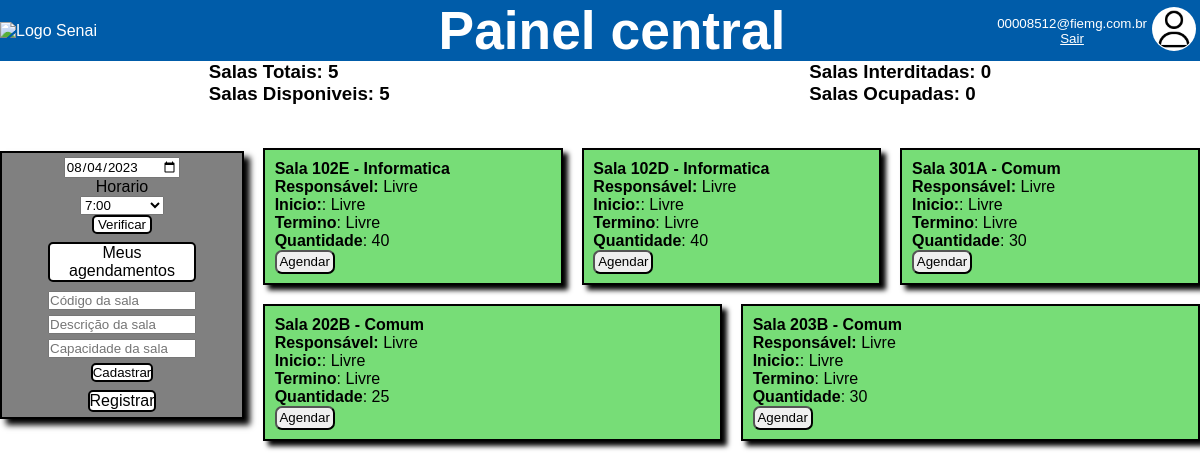
The app's page /html/home.php (signed in), older data.
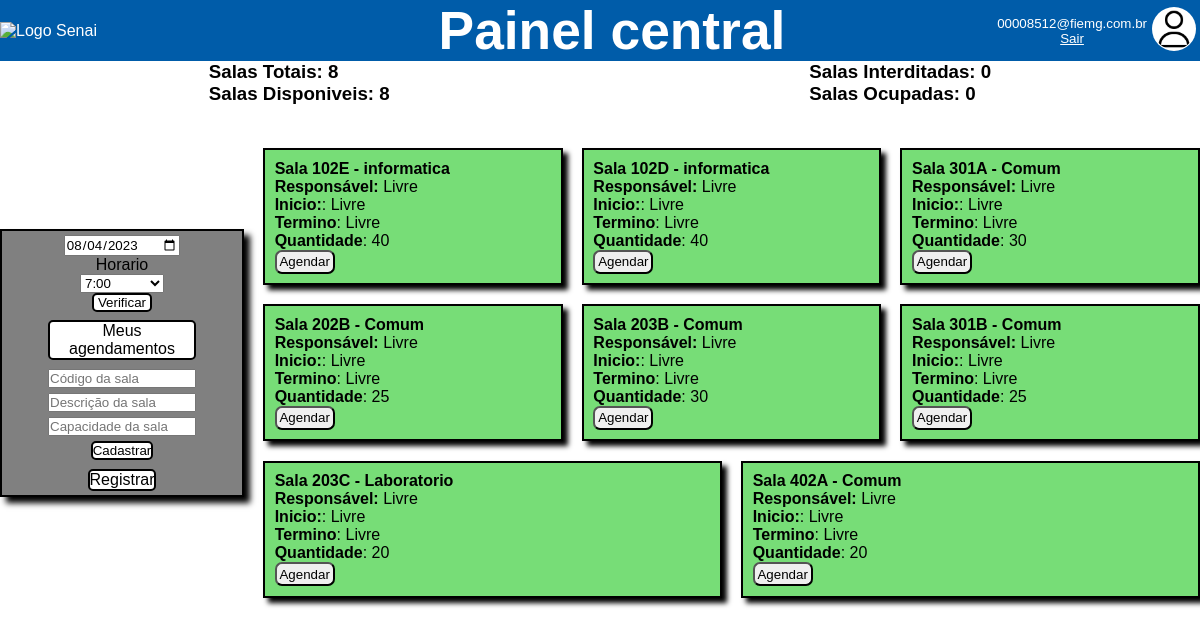
The same page, newer data.
### tables this page shows
CREATE TABLE IF NOT EXISTS `salas` (
  `id` int NOT NULL AUTO_INCREMENT,
  `codigo` varchar(10) NOT NULL,
  `descricao` text NOT NULL,
  `capacidade` int NOT NULL,
  PRIMARY KEY (`id`),
  UNIQUE KEY `codigo` (`codigo`)
);

### html/home.php (the view, shortened to what this page needs)
<?php
include "../php/conectar_banco_de_dados.php"
?>
<!DOCTYPE html>
<html lang="pt-br">
    <head>
        <link rel="stylesheet" href="../css/home.css">
    </head>
    <body>
        <header>
            <img src="../img/senai.png" alt="Logo Senai" class="senai_logo">
            <h1 class="titulo">Painel central</h1>
            <div class="perfil">
                <div><img src="../img/imagem_funcionario.png" alt="imagem_funcionario" class="img_perfil"></div>
                <div class="div_sair">
                    <?php
                       echo "<p class='registro'>".$_SESSION['email_funcionario']."</p>";
                    ?>
                    <a href="../php/logout_login.php">Sair</a>
                </div>
            </div>
        </header>
                <div class="salas_status">
                    <div class="salas_status_coluna">
                        <h3 class=" salas_totais" id="salas_totais"></h3>
                        <h3 class=" sala_disponiveis" id="salas_disponiveis"></h3>
                    </div>
                    <div class="salas_status_coluna">
                    <h3 class=" sala_interditadas" id="salas_interditadas"></h3>
                    <h3 class=" sala_ocupadas" id="salas_ocupadas"></h3>
                    </div>
                </div>
        <main>
            <aside>
                    <ul class="ul_data">
                        <form action="../php/verificar_sala_disponivel.php" method="post" class="verificador_sala">
                            <li><input type="date" id="data" class="tamanho_fixo"name="data"></li>
                            <label for="horario">Horario</label>
                                <select name="horario" class="tamanho_fixo">
                                    <option value="7:00">7:00</option>
                                </select>
                               <input type="submit" value="Verificar" class="verificar_sala_btn tamanho_fixo">
                        </form>
                    </ul>
                    <a class="encaminhar_usuario_btn tamanho_fixo" href="../html/usuario_interface.php">Meus agendamentos</a>
                    <?php
                        $verificar = $_SESSION['email_funcionario'];
                        $nivel = mysqli_query($ConexaoSQL, "SELECT nivel FROM funcionarios WHERE email = '$verificar'");
                        $nivel = mysqli_fetch_assoc($nivel);
                        $nivel = $nivel['nivel'];
                        if($nivel == 1) {
                                echo
                                    '<form action="../php/registrar_sala.php" method="post" class="registrar_sala">'.
                                    '<input type="text" name="codigo_sala" id="texto_codigo_sala" placeholder="Código da sala" min="3" class="tamanho_fixo">'.
                                    '<input type="text" name="descricao_sala" id="texto_descricao_sala" placeholder="Descrição da sala" class="tamanho_fixo">'.
                                    '<input type="number" name="quantidade_sala" id="numero_quantidade_sala" placeholder="Capacidade da sala" min=1 class="tamanho_fixo">'.
                                    '<input type="submit" value="Cadastrar" id="cadastrar_sala_btn" class="tamanho_fixo">'.
                                    '</form>';
                        }
                        if($nivel == 1) {
                            echo
                            '<a href="../html/registro.php" class="registro_funcionario_btn tamanho_fixo">Registrar</a>';
                        }
                        ?>
                </aside>
            <div class="salas">
                <?php
                    $quantidade_salas = mysqli_query($ConexaoSQL, "SELECT * from salas");
                    $quantidade_salas = mysqli_num_rows($quantidade_salas);
                    for ($i=1; $i <= $quantidade_salas; $i++) {
                        $codigo = mysqli_query($ConexaoSQL, "SELECT codigo FROM salas WHERE id = '$i'");
                        $codigo = mysqli_fetch_array($codigo);
                        $codigo = $codigo['codigo'];
                        $descricao = mysqli_query($ConexaoSQL, "SELECT descricao FROM salas WHERE id = '$i'");
                        $descricao = mysqli_fetch_array($descricao);
                        $descricao = $descricao['descricao'];
                        $capacidade = mysqli_query($ConexaoSQL, "SELECT capacidade FROM salas WHERE id = '$i'");
                        $capacidade = mysqli_fetch_array($capacidade);
                        $capacidade = $capacidade['capacidade'];
                        if(isset($_SESSION['horario'])) {
                            $horario = $_SESSION['horario'];
                        } else {
                            $horario = 1;
                        }
                        if(isset($_SESSION['data'])) {
                            $data = $_SESSION['data'];
                        } else {
                            $data = date('y-m-d');
                        }
                        $salas_disponiveis = mysqli_query($ConexaoSQL, "SELECT * FROM agendamentos WHERE id_horario = '$horario' and inicio = '$data' and id_sala = '$i'");
                        $horario_incio = mysqli_query($ConexaoSQL, "SELECT horario.inicio FROM agendamentos inner join horario on agendamentos.id_horario = horario.id WHERE id_horario = '$horario' and agendamentos.inicio = '$data' and id_sala = '$i'");
                        $horario_incio_assoc = mysqli_fetch_array($horario_incio);
                        @$horario_inico_result = $horario_incio_assoc['inicio'];
                        $horario_termino = mysqli_query($ConexaoSQL, "SELECT horario.fim FROM agendamentos inner join horario on agendamentos.id_horario = horario.id WHERE id_horario = '$horario' and agendamentos.inicio = '$data' and id_sala = '$i'");
                        $horario_termino_assoc = mysqli_fetch_array($horario_termino);
                        @$horario_termino_result = $horario_termino_assoc['fim'];
                        $professor = mysqli_query($ConexaoSQL, "SELECT * FROM agendamentos inner join funcionarios on agendamentos.id_funcionarios = funcionarios.id WHERE id_horario = '$horario' and agendamentos.inicio = '$data' and id_sala = '$i'");
                        $professor_assoc = mysqli_fetch_array($professor);
                        @$professor_result = $professor_assoc['nome'];
                        if($salas_disponiveis = mysqli_num_rows($salas_disponiveis) > 0) {
                            echo
                                "<div class='salas salas_fechado'>".
                                    "<form /action='../php/agendar_sala_tratamento.php' class='agendamentos' method='post'>".
                                        "<h4 class='tag'>Sala ".$codigo." - ".$descricao."</h4>".
                                        "<p class='tag'><strong>Responsável:</strong> ".$professor_result."</p>".
                                        "<p class='tag'><strong>Inicio:</strong> ".$horario_inico_result."</p>".
                                        "<p class='tag'><strong>Termino</strong> ".$horario_termino_result."</p>".
                                        "<p class='tag'><strong>Quantidade</strong>: ".$capacidade."</p>".
                                        "<input type='hidden' name='codigo_sala' value='$codigo'>".
                                        "<input type='hidden' name='descricao_sala' value='$descricao'>".
                                        "<input type='submit' value='Agendar' class='botao'>".
                                    "</form>".
                                "</div>";
                        } else {
                            echo
                                "<div class='salas salas_disponivel'>".
                                    "<form action='../php/agendar_sala_tratamento.php' class='agendamentos' method='post'>".
                                        "<h4 class='tag'>Sala ".$codigo." - ".$descricao."</h4>".
                                        "<p class='tag'><strong>Responsável:</strong> Livre </p>".
                                        "<p class='tag'><strong>Inicio:</strong>: Livre</p>".
                                        "<p class='tag'><strong>Termino</strong>: Livre</p>".
                                        "<p class='tag'><strong>Quantidade</strong>: ".$capacidade."</p>".
                                        "<input type='hidden' name='codigo_sala' value='$codigo'>".
                                        "<input type='hidden' name='descricao_sala' value='$descricao'>".
                                        "<input type='submit' value='Agendar' class='botao'>".
                                    "</form>".
                                "</div>";
                        }
                    }
                ?>
            </div>
        </main>
    </body>
</html>

### css/home.css (style rules this page uses)
* { margin: 0; padding: 0; font-family: Arial, Helvetica, sans-serif; }
ul { list-style: none; }
header { display: flex; align-items: center; justify-content: space-between; background-color: #005ca9; min-width: 100svw; max-width: fit-content; color: white; }
.titulo { font-size: 40pt; }
.perfil { display: flex; flex-direction: row-reverse; gap: 5px; align-items: center; font-size: 10pt; margin-right: .5svw; }
a { color: white; }
.div_sair { text-align: center; }
.img_perfil { width: 3.5svw; padding: 3%; height: auto; border-radius: 100%; background-color: rgb(255, 255, 255); }
.senai_logo { width: 14svw; height: auto; }
main { display: flex; margin: 2% 0 0 0; }
aside { display: flex; flex-direction: column; margin: auto; align-self: center; justify-content: center; align-items: center; max-width: fit-content; min-width: 14svw; height: fit-content; background-color: grey; border: 2px solid black; box-shadow: 6px 6px 6px black; gap: 8px; }
.verificador_sala { display: flex; padding-top: 3%; flex-direction: column; justify-content: center; align-items: center; max-width: fit-content; min-width: 1svw; }
.tamanho_fixo { max-width: fit-content; min-width: 7svw; height: fit-content; }
.registrar_sala { display: flex; flex-direction: column; flex-wrap: wrap; justify-content: center; align-items: center; width: fit-content; gap: 5px; padding: .3%; }
.registro_funcionario_btn, .encaminhar_usuario_btn, .verificar_sala_btn, #cadastrar_sala_btn { color: black; background-color: white; text-decoration: none; border-radius: 5px; max-width: fit-content; min-width: 5svw; text-align: center; border: 2px solid black; }
.registro_funcionario_btn { margin-bottom: 2%; }
.salas_status { display: flex; flex-direction: row; justify-content: space-around; flex-wrap: wrap; gap: 2px; max-width: fit-content; min-width: 100svw; }
.salas_status_coluna { display: flex; flex-direction: row; justify-content: center; gap: 300px; }
.salas { display: flex; flex-wrap: wrap; justify-content: start; width: 80svw; margin: auto; }
.salas > div { display: flex; flex-direction: column; flex-grow: 1; flex-shrink: 1; flex-basis: 250px; gap: 5px; margin-left: 2%; margin-top: 2%; border: 2px solid black; padding: 1%; width: 10svw; box-shadow: 5px 5px 5px black; }
.salas_disponivel { background-color: #77dd77; }
.botao { margin: auto; min-width: fit-content; width: 5svw; height: 3svh; border-radius: 7px; }
@media only screen and (max-width: 1380px) { .senai_logo { width: 18.9svw; } }
@media only screen and (max-width: 1380px) { .img_perfil { width: 3.5svw; } }
@media only screen and (max-width: 1380px) { .tamanho_fixo { width: 100px; } }
@media only screen and (max-width: 1380px) { aside { max-width: fit-content; min-width: 20svw; } }
@media only screen and (max-width: 1380px) { .tamanho_fixo { width: 12svw; } }
@media only screen and (max-width: 1380px) { .salas_status_coluna { flex-direction: column; gap: 0px; } }

Row changes from the older to the newer data that the page shows:
changed salas (number 1 of 8 on the later page): descricao "Informatica" → "informatica"
changed salas (number 2 of 8 on the later page): descricao "Informatica" → "informatica"
added salas: codigo "301B", descricao "Comum", capacidade "25"
added salas: codigo "203C", descricao "Laboratorio", capacidade "20"
added salas: codigo "402A", descricao "Comum", capacidade "20"
Text that changed along with them:
text written by a page script: "Salas Totais: 5" → "Salas Totais: 8"
text written by a page script: "Salas Disponiveis: 5" → "Salas Disponiveis: 8"
new list line: "Sala - Responsável: Livre Inicio: : Livre Termino : Livre Quantidade : Agendar"
